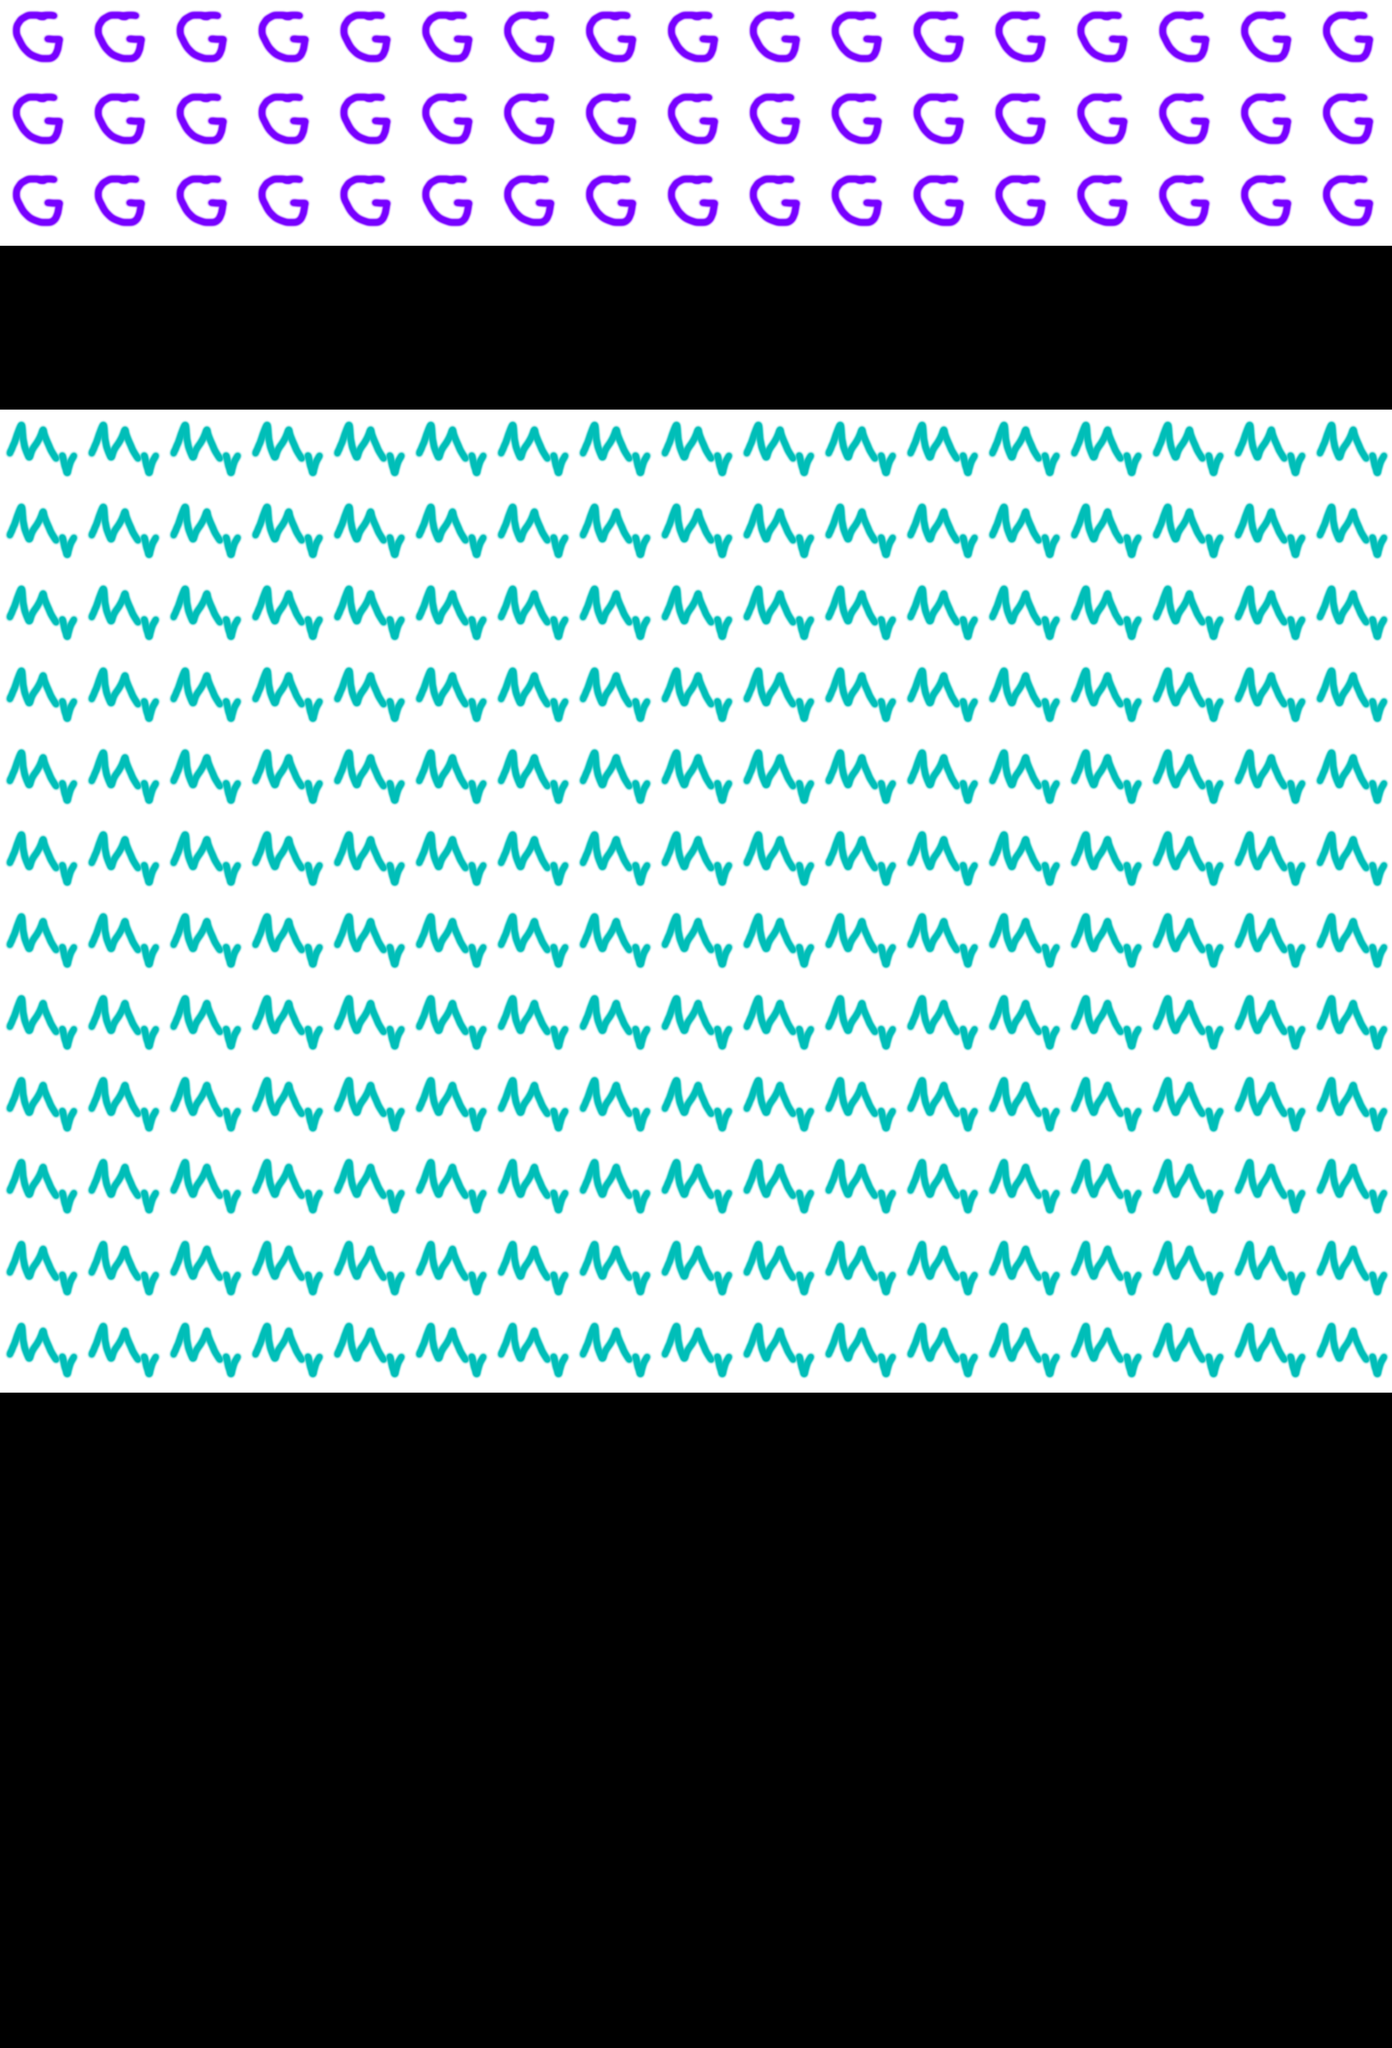

Below is a game level as drawn by its tile map, then a one-line description and the .tmx file that defines it, in full:
An orthogonal 17x25 tile map with 200x200 px tiles, 1 tile layer (Tile Layer 1).

<map version="1.4" tiledversion="1.4.3" orientation="orthogonal" renderorder="right-down" width="17" height="25" tilewidth="200" tileheight="200" infinite="0" nextlayerid="2" nextobjectid="1">
 <tileset firstgid="1" source="../tileset/ColorFillTileSet.tsx" />
 <layer id="1" name="Tile Layer 1" width="17" height="25">
  <properties>
   <property name="vertical_move_amount" value="5" />
  </properties>
  <data encoding="csv">
4,4,4,4,4,4,4,4,4,4,4,4,4,4,4,4,4,
4,4,4,4,4,4,4,4,4,4,4,4,4,4,4,4,4,
4,4,4,4,4,4,4,4,4,4,4,4,4,4,4,4,4,
0,0,0,0,0,0,0,0,0,0,0,0,0,0,0,0,0,
0,0,0,0,0,0,0,0,0,0,0,0,0,0,0,0,0,
2,2,2,2,2,2,2,2,2,2,2,2,2,2,2,2,2,
2,2,2,2,2,2,2,2,2,2,2,2,2,2,2,2,2,
2,2,2,2,2,2,2,2,2,2,2,2,2,2,2,2,2,
2,2,2,2,2,2,2,2,2,2,2,2,2,2,2,2,2,
2,2,2,2,2,2,2,2,2,2,2,2,2,2,2,2,2,
2,2,2,2,2,2,2,2,2,2,2,2,2,2,2,2,2,
2,2,2,2,2,2,2,2,2,2,2,2,2,2,2,2,2,
2,2,2,2,2,2,2,2,2,2,2,2,2,2,2,2,2,
2,2,2,2,2,2,2,2,2,2,2,2,2,2,2,2,2,
2,2,2,2,2,2,2,2,2,2,2,2,2,2,2,2,2,
2,2,2,2,2,2,2,2,2,2,2,2,2,2,2,2,2,
2,2,2,2,2,2,2,2,2,2,2,2,2,2,2,2,2,
0,0,0,0,0,0,0,0,0,0,0,0,0,0,0,0,0,
0,0,0,0,0,0,0,0,0,0,0,0,0,0,0,0,0,
0,0,0,0,0,0,0,0,0,0,0,0,0,0,0,0,0,
0,0,0,0,0,0,0,0,0,0,0,0,0,0,0,0,0,
0,0,0,0,0,0,0,0,0,0,0,0,0,0,0,0,0,
0,0,0,0,0,0,0,0,0,0,0,0,0,0,0,0,0,
0,0,0,0,0,0,0,0,0,0,0,0,0,0,0,0,0,
0,0,0,0,0,0,0,0,0,0,0,0,0,0,0,0,0
</data>
 </layer>
</map>